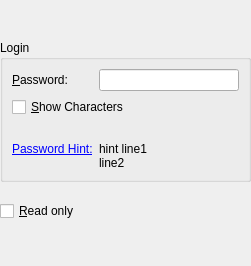
<?xml version="1.0" encoding="UTF-8"?>
<ui version="4.0">
 <class>LoginWidget</class>
 <widget class="QWidget" name="LoginWidget">
  <property name="geometry">
   <rect>
    <x>0</x>
    <y>0</y>
    <width>251</width>
    <height>266</height>
   </rect>
  </property>
  <property name="windowTitle">
   <string notr="true">LoginWidget</string>
  </property>
  <layout class="QVBoxLayout" name="pVerticalLayout_">
   <property name="leftMargin">
    <number>0</number>
   </property>
   <property name="topMargin">
    <number>0</number>
   </property>
   <property name="rightMargin">
    <number>0</number>
   </property>
   <property name="bottomMargin">
    <number>0</number>
   </property>
   <item>
    <spacer name="verticalSpacer_3">
     <property name="orientation">
      <enum>Qt::Vertical</enum>
     </property>
     <property name="sizeHint" stdset="0">
      <size>
       <width>20</width>
       <height>13</height>
      </size>
     </property>
    </spacer>
   </item>
   <item>
    <layout class="QVBoxLayout" name="verticalLayout">
     <item>
      <widget class="QGroupBox" name="pGroupBox_">
       <property name="title">
        <string notr="true">Login</string>
       </property>
       <layout class="QFormLayout" name="formLayout">
        <item row="0" column="0">
         <widget class="QLabel" name="label">
          <property name="text">
           <string>&amp;Password:</string>
          </property>
          <property name="buddy">
           <cstring>pLineEditPassword_</cstring>
          </property>
         </widget>
        </item>
        <item row="0" column="1">
         <widget class="QLineEdit" name="pLineEditPassword_">
          <property name="echoMode">
           <enum>QLineEdit::Password</enum>
          </property>
         </widget>
        </item>
        <item row="1" column="0" colspan="2">
         <widget class="QCheckBox" name="pCheckBoxShowCharacters_">
          <property name="text">
           <string>&amp;Show Characters</string>
          </property>
         </widget>
        </item>
        <item row="2" column="0">
         <spacer name="pVerticalSpacerPasswordHint_">
          <property name="orientation">
           <enum>Qt::Vertical</enum>
          </property>
          <property name="sizeHint" stdset="0">
           <size>
            <width>20</width>
            <height>13</height>
           </size>
          </property>
         </spacer>
        </item>
        <item row="3" column="0">
         <widget class="QLabel" name="pLabelPasswordHint_">
          <property name="text">
           <string notr="true">&lt;a href=fake_url&gt;Password Hint:&lt;/a&gt;</string>
          </property>
          <property name="alignment">
           <set>Qt::AlignLeading|Qt::AlignLeft|Qt::AlignTop</set>
          </property>
         </widget>
        </item>
        <item row="3" column="1">
         <widget class="QLabel" name="pLabelPasswordHintValue_">
          <property name="text">
           <string notr="true">hint line1
line2</string>
          </property>
          <property name="wordWrap">
           <bool>true</bool>
          </property>
         </widget>
        </item>
       </layout>
      </widget>
     </item>
     <item>
      <spacer name="pVerticalSpacerReadOnly_">
       <property name="orientation">
        <enum>Qt::Vertical</enum>
       </property>
       <property name="sizeHint" stdset="0">
        <size>
         <width>20</width>
         <height>13</height>
        </size>
       </property>
      </spacer>
     </item>
     <item>
      <widget class="QCheckBox" name="pCheckBoxReadOnly_">
       <property name="text">
        <string>&amp;Read only</string>
       </property>
      </widget>
     </item>
    </layout>
   </item>
   <item>
    <spacer name="verticalSpacer_2">
     <property name="orientation">
      <enum>Qt::Vertical</enum>
     </property>
     <property name="sizeHint" stdset="0">
      <size>
       <width>20</width>
       <height>13</height>
      </size>
     </property>
    </spacer>
   </item>
   <item>
    <widget class="::cppdevtk::gui::CapsLockWidget" name="pCapsLockWidget_" native="true"/>
   </item>
  </layout>
 </widget>
 <customwidgets>
  <customwidget>
   <class>::cppdevtk::gui::CapsLockWidget</class>
   <extends>QWidget</extends>
   <header location="global">cppdevtk/gui/caps_lock_widget.hpp</header>
   <container>1</container>
  </customwidget>
 </customwidgets>
 <tabstops>
  <tabstop>pLineEditPassword_</tabstop>
  <tabstop>pCheckBoxShowCharacters_</tabstop>
  <tabstop>pCheckBoxReadOnly_</tabstop>
 </tabstops>
 <resources/>
 <connections/>
</ui>
